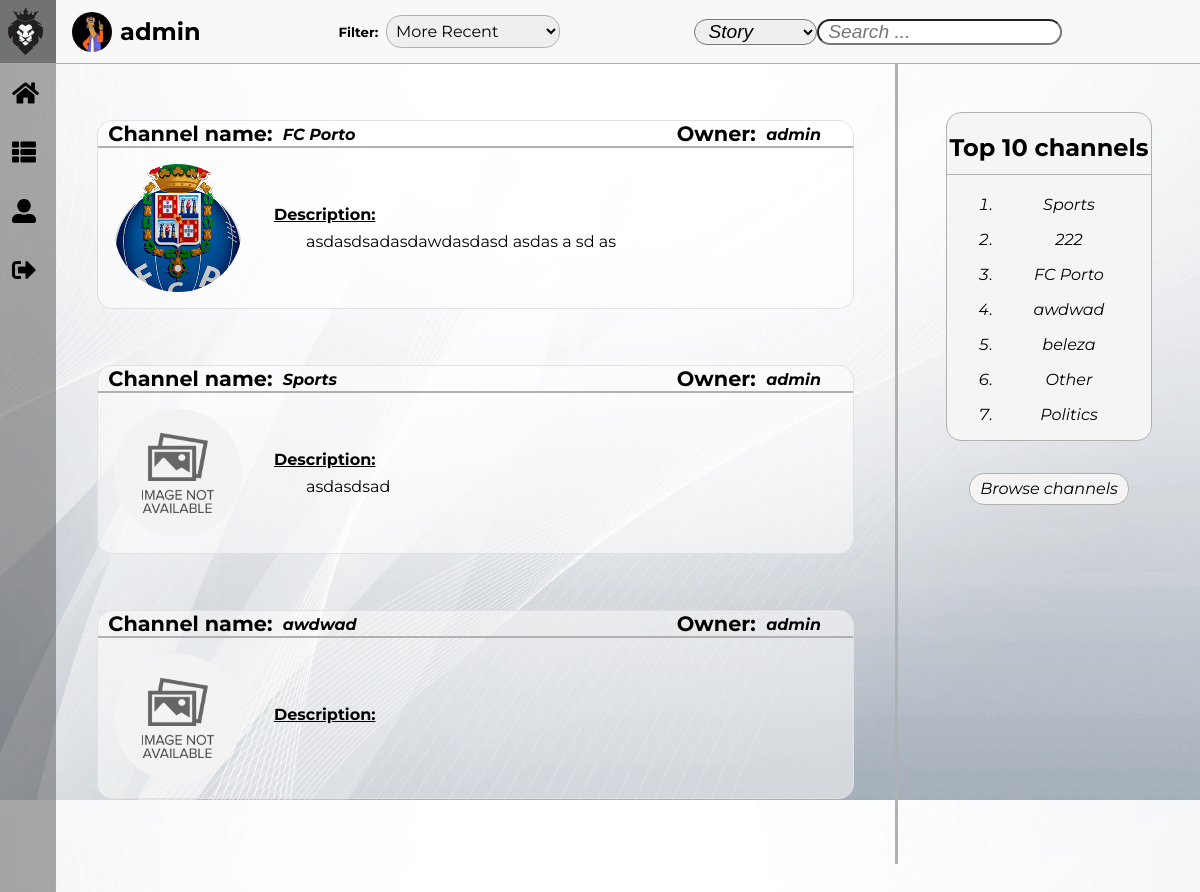
The page /pages/show_channels.php?show=subscriptions (signed in) on the database its author committed.
### tables this page shows
CREATE TABLE Subscription(
    username TEXT NOT NULL REFERENCES User(username),
    channelName TEXT NOT NULL REFERENCES Channel(name),
    CONSTRAINT Subscription PRIMARY KEY (username, channelName)
);

CREATE TABLE Channel(
    name TEXT NOT NULL PRIMARY KEY,
    owner TEXT NOT NULL REFERENCES User(username),
    description TEXT      
);

### pages/show_channels.php (called while the page is built, shortened)
<?php
    include_once('../includes/functions.php');
    include_once('../templates/tpl_common.php');
    include_once('../templates/tpl_show_channels.php');
    include_once('../templates/tpl_general_aside.php');
    include_once('../database/db_user.php');
    $username = isset($_GET['username']) ? htmlentities($_GET['username']) : $_SESSION['username'];
    $show = isset($_GET['show']) ? htmlentities($_GET['show']) : 'all';
    if($show === 'all') {
      $channels = get_all_channels();
    }
    else if($show === 'subscriptions'){
      $channels = get_user_subscriptions($username);
    }
    else {
      generate_error('Invalid show value !');
      die(header('Location: feed.php'));
    }
    draw_channels_list(htmlentities_all($channels));
?>

### database/db_user.php (called while the page is built, shortened)
<?php
    include_once('../includes/functions.php');
    function get_user_subscriptions($username) {
      $db = Database::instance()->db();
      $stmt = $db->prepare('SELECT * FROM Subscription JOIN Channel ON Subscription.channelName = Channel.name WHERE username = ?');
      $stmt->execute(array($username));
      return $stmt->fetchAll();
    }
?>

### includes/functions.php (called while the page is built, shortened)
<?php function get_image($default, $directory, $folder, $element) {
    $image = $default;
    $extensions = ['jpg', 'png', 'gif'];
    for($index = 0; $index < count($extensions); $index++) {
        if(file_exists($directory . $element . '.' . $extensions[$index])) {
            $image = $folder . $element . '.' . $extensions[$index];
            break;
        }
    }
    return $image;
} ?>

### templates/tpl_show_channels.php (the view, shortened to what this page needs)
<?php function draw_channels_list($channels) { ?>
    <div id="masterChannels">
        <section id="channels">
            <form method="get" action="../pages/channel.php">
                <?php foreach($channels as $channel) { ?>
                    <article id="<?= $channel['name'] ?>" class="channelArticle">
                        <header id="channelHeader">
                            <div>
                                <div>
                                    <p>Channel name:</p><h1><?= $channel['name'] ?></h1>
                                </div>
                                <div>
                                    <p>Owner:</p><h1><a href="../pages/profile.php?username=<?= $channel['owner'] ?>"><?= $channel['owner'] ?></a></h1>
                                </div>
                            </div>
                            <div>
                                <img id="asideIMG" src="../resources/images/<?= get_image('default/defaultChannel.png', '../resources/images/channels/', 'channels/', sha1($channel['name'])) ?>" alt="Channel Image">
                                <div id="channelDescription">
                                    <h1>Description:</h1><p><?= $channel['description'] ?></p>
                                </div>
                            </div>
                        </header>
                    </article>
                <?php } ?>
            </form>
        </section>
    </div>
<?php } ?>

### css/show_channels.css (style rules this page uses)
:root { --background-color: rgb(231, 231, 231); --background-story-color: rgba(255, 255, 255, 0.5); --story-title-font: 'Montserrat', sans-serif; --story-header-font: 'Montserrat', sans-serif; --story-text-font: 'Montserrat', sans-serif; --story-hover: rgb(248, 248, 248); --hover-font-color: rgb(3, 173, 192); --border-color: rgb(177, 177, 177); }
#masterChannels { grid-area: content; width: 100%; height: 100%; overflow: hidden; }
#channels { margin: 0%; width: 100%; max-height: 95%; overflow-y: auto; padding-right: 20px; }
#channels > form article { margin: 3.5em auto; width: 90%; height: auto; border-radius: 15px; border: solid rgb(225, 225, 225) 1px; background-color: rgba(255, 255, 255, 0.5); transition: 0.25s; }
#channelHeader > div:first-child { justify-content: space-between; display: flex; border-bottom: solid var(--border-color) 2px; }
#channelHeader > div:first-child * { justify-content: space-between; display: flex; padding-right: 1em; }
#channelHeader > div:first-child p { margin: 0em; padding: 0em 0.5em; font-weight: bold; font-size: 1.3em; font-family: var(--story-text-font); }
#channelHeader > div:first-child h1 { margin: 0em; margin-top: .25em; padding: 0em; width: auto; height: auto; font-family: var(--story-title-font); font-size: 1em; font-style: italic; }
#channelHeader > div:last-child { display: flex; align-items: center; }
a { color: black; }
#channelHeader > div > img { margin: 0em; padding: 1em; width: 8em; height: 8em; border-radius: 50%; object-fit: cover; }
#channelDescription { margin: 0em; padding: 1em; font-family: var(--story-text-font); }
#channelDescription > h1 { padding: 0em; margin: 0em; font-weight: bold; text-decoration: underline; font-size: 1em; }
#channelDescription > p { position: relative; padding-top: 0.5em; padding-right: 1em; margin: 0em; text-indent: 2em; text-align: justify; line-height: 1.2em; }

### css/general_aside.css (style rules this page uses)
:root { --background-color: rgb(231, 231, 231); --background-story-color: whitesmoke; --story-text-font: 'Montserrat', sans-serif; --aside-img-font-size: 15em; --aside-username-font: 'Exo', sans-serif; --aside-username-font-size: 2em; --aside-text-font: 'Montserrat', sans-serif; --aside-button-font-size: 1em; --aside-button-background-color: rgb(245, 243, 243); --aside-button-background-color-hover: rgb(3, 173, 192); --success-fg-color: rgb(86, 155, 13); --error-fg-color: rgb(218, 2, 13); --border-color: rgb(177, 177, 177); }

### css/common.css (style rules this page uses)
:root { --background-color: rgb(231, 231, 231); --background-header-color: rgba(70, 70, 70, 0.75); --background-menu-color: rgba(87, 87, 87, .5); --background-toolBar-color: rgb(248, 248, 248); --site-name-color: white; --site-name-font: 'Exo', sans-serif; --menu-color: white; --menu-icons-color: black; --menu-font: 'Montserrat', sans-serif; --toolBar-font: 'Montserrat', sans-serif; --toolBar-info-font-size: 1.5em; --toolBar-filter-font-size: 1em; --text-color: black; --hover-color: rgb(3, 173, 192); --border-color: rgb(177, 177, 177); --messages-font: 'Montserrat', sans-serif; --success-fg-color: rgb(86, 155, 13); --error-fg-color: rgb(218, 2, 13); }
body { margin: 0em; display: grid; height: 100%; overflow: hidden; grid-template-columns: auto 5.5fr 2fr; grid-template-rows: 4em 100%; grid-template-areas: "header toolBar toolBar" "menu content aside"; background-image: url("../resources/images/default/background.jpg"); background-size: 100% 100%; }
a { text-decoration: none; }

### rows shown on the page
subscription: channelName.name "FC Porto", channelName.owner "admin", shows a picture, channelName.description "asdasdsadasdawdasdasd asdas a sd as"
subscription: channelName.name "Sports", channelName.owner "admin", channelName.description "asdasdsad"
subscription: channelName.name "awdwad", channelName.owner "admin"

### other values the page prints
$username "admin"
$channel['channelName'] "Sports"
$channel['channelName'] "222"
$channel['channelName'] "FC Porto"
$channel['channelName'] "awdwad"
$channel['channelName'] "beleza"
$channel['channelName'] "Other"
$channel['channelName'] "Politics"
